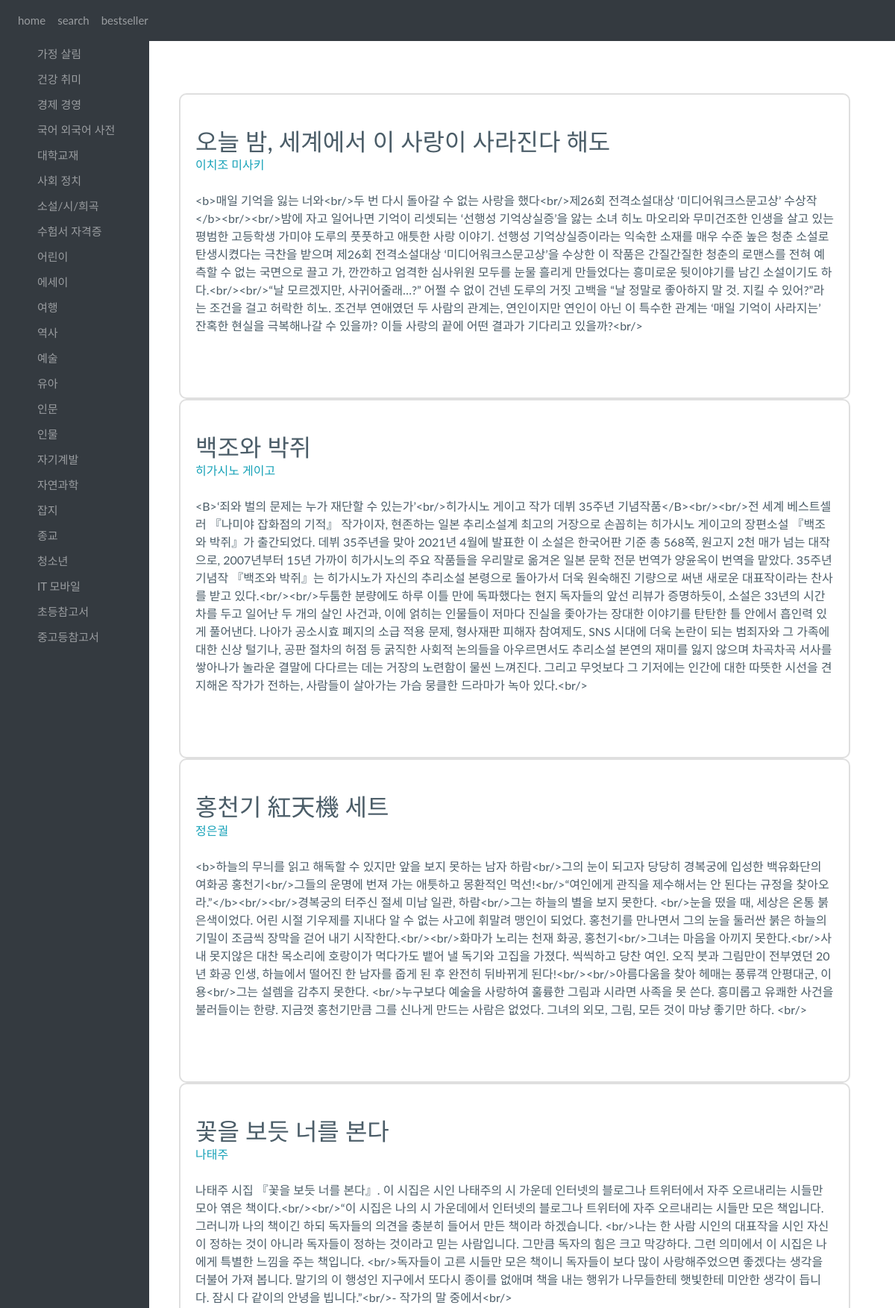
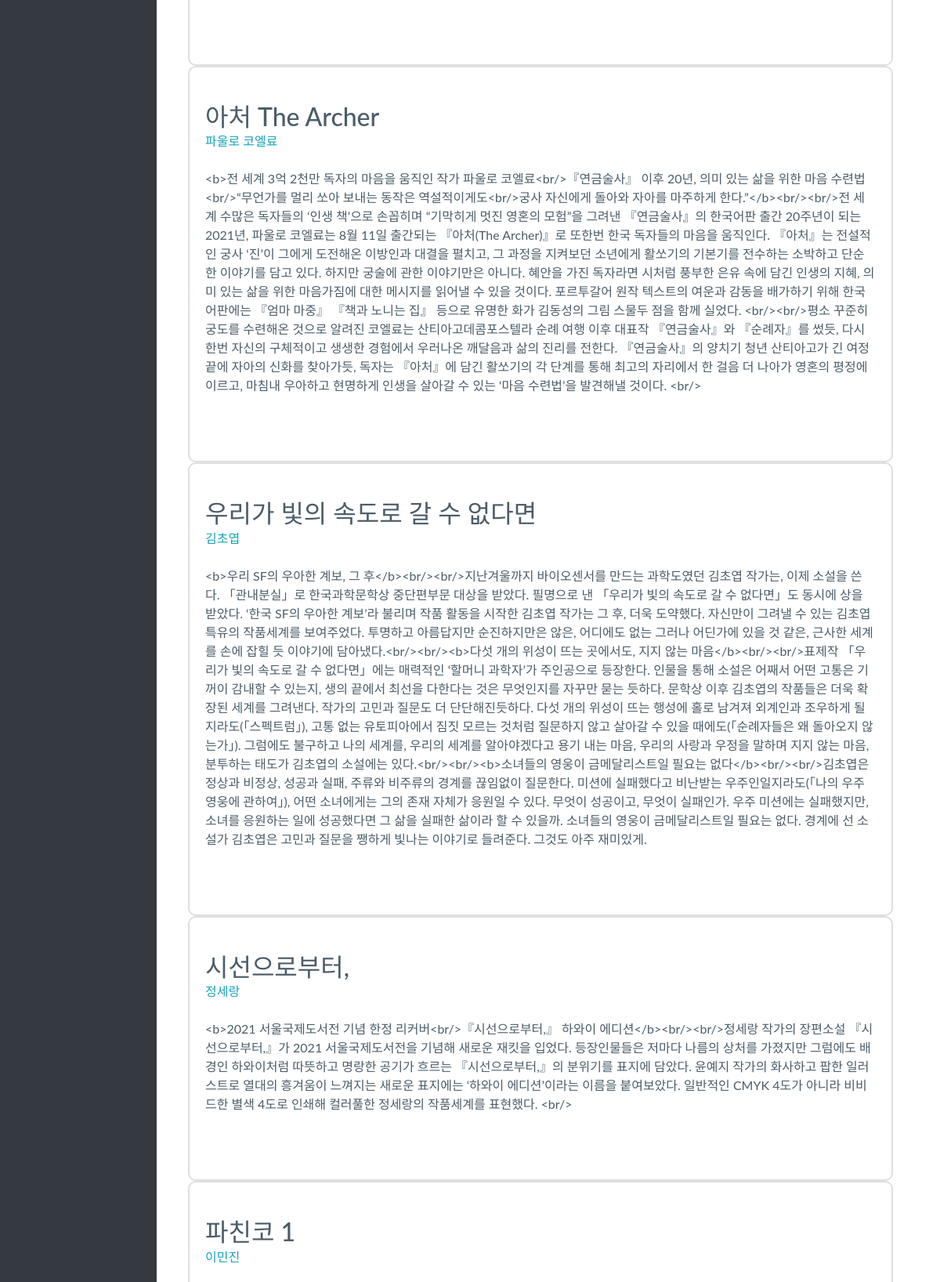
The app's page /category/001001046 (upper part) with its own data (2 pictures, top to bottom).
### category/models.py (models this page shows)
class CategorySeven(models.Model):
    name = models.CharField(max_length=100)
    author = models.CharField(max_length=100)
    description = models.TextField()

### category/views.py (the view)
# urls.py: path('category/001001046', category.views.seven, name='seven'),
def seven(request):
    novels = CategorySeven.objects
    return render(request, 'category/category7.html', {'novel': novels})

### category/templates/category/category7.html (shortened to what this page needs)
{% extends 'category/base.html' %}
{% block content %}
<body>
 {% for novel in novel.all%}
    <div class="col-md-4 mb-3 mb-md-0">
        <div class="card h-100 py-3">
          <div class="card-body my-2">
            <div class="d-flex align-items-center">
              <div class="flex-1 align-items-center">
                <h2 class="mb-0 fs--1 text-1000 fw-medium">{{novel.name}}</h2>
                <p class="fs--2 fw-normal text-info mb-0">{{novel.author}}</p><br/>
              </div>
            </div>
            <p class="card-text ps-7 ps-md-0 ps-xl-7 pt-md-4 pt-lg-3 pt-xl-0">{{novel.description}}</p><br/>
          </div>
        </div>
    </div>
{%endfor%}
</body>
{% endblock  %}

### category/templates/category/base.html (style rules this page uses)
body { margin: 0px; background-color: #F0EDCC; }

### category/templates/category/category7.html (style rules this page uses)
.card { border: 0; }
.py-3 { padding-top: 1rem !important; padding-bottom: 1rem !important; }
.h-100 { height: 100% !important; width: 75vw !important; }
.card { position: relative; display: -webkit-box; display: -ms-flexbox; display: flex; -webkit-box-orient: vertical; -webkit-box-direction: normal; -ms-flex-direction: column; flex-direction: column; min-width: 0; word-wrap: break-word; background-color: #fff; background-clip: border-box; border: 2px solid rgba(0,0,0,0.125); border-radius: .625rem; }
body { -webkit-font-smoothing: antialiased; -moz-osx-font-smoothing: grayscale; position: relative; }
body { margin: 0; font-family: "Lato",-apple-system,BlinkMacSystemFont,"Segoe UI","Helvetica Neue",Arial,sans-serif,"Apple Color Emoji","Segoe UI Emoji","Segoe UI Symbol"; font-size: 1rem; font-weight: 400; line-height: 1.5; color: #4B5D68; background-color: #fff; -webkit-text-size-adjust: 100%; -webkit-tap-highlight-color: rgba(0,0,0,0); }
:root { --bs-blue: #5F37EF; --bs-indigo: #727cf5; --bs-purple: #9C69E2; --bs-pink: #F063B8; --bs-red: #EF4358; --bs-orange: #F56538; --bs-yellow: #FFBA49; --bs-green: #68C9BA; --bs-teal: #299EF3; --bs-cyan: #38B0F5; --bs-white: #fff; --bs-gray: #94A2B3; --bs-gray-dark: #4B5D68; --bs-primary: #5F37EF; --bs-secondary: #299EF3; --bs-success: #68C9BA; --bs-info: #9C69E2; --bs-warning: #FFBA49; --bs-danger: #F063B8; --bs-light: #f9fafd; --bs-dark: #0b1727; --bs-font-sans-serif: "Lato", "Poppins", -apple-system, BlinkMacSystemFont, "Segoe UI", "Helvetica Neue", Arial, sans-serif, "Apple Color Emoji", "Segoe UI Emoji", "Segoe UI Symbol"; --bs-font-monospace: "SFMono-Regular", Menlo, Monaco, Consolas, "Liberation Mono", "Courier New", monospace; --bs-gradient: linear-gradient(180deg, rgba(255,255,255,0.15), rgba(255,255,255,0)); }

### records on screen
CategorySeven: name "오늘 밤, 세계에서 이 사랑이 사라진다 해도", author "이치조 미사키", description "<b>매일 기억을 잃는 너와<br/>두 번 다시 돌아갈 수 없는 사랑을 했다<br/>제26회 전격소설대상 ‘미디어워크스문고상’ 수상작</b><br/><br/>밤에 자고 일어나면 기억이 리셋되는 ‘선행성 기억상실증’을 앓는 소녀 히노 마오리와 무미건조한 인생을 살고 있는 평범한 고등학생 가미야 도루의 풋풋하고 애틋한 사랑 이야기. 선행성 기억상실증이라는 익숙한 소재를 매우 수준 높은 청춘 소설로 탄생시켰다는 극찬을 받으며 제26회 전격소설대상 ‘미디어워크스문고상’을 수상한 이 작품은 간질간질한 청춘의 로맨스를 전혀 예측할 수 없는 국면으로 끌고 가, 깐깐하고 엄격한 심사위원 모두를 눈물 흘리게 만들었다는 흥미로운 뒷이야기를 남긴 소설이기도 하다.<br/><br/>“날 모르겠지만, 사귀어줄래…?” 어쩔 수 없이 건넨 도루의 거짓 고백을 “날 정말로 좋아하지 말 것. 지킬 수 있어?”라는 조건을 걸고 허락한 히노. 조건부 연애였던 두 사람의 관계는, 연인이지만 연인이 아닌 이 특수한 관계는 ‘매일 기억이 사라지는’ 잔혹한 현실을 극복해나갈 수 있을까? 이들 사랑의 끝에 어떤 결과가 기다리고 있을까?<br/>"
CategorySeven: name "백조와 박쥐", author "히가시노 게이고", description "<B>‘죄와 벌의 문제는 누가 재단할 수 있는가’<br/>히가시노 게이고 작가 데뷔 35주년 기념작품</B><br/><br/>전 세계 베스트셀러 『나미야 잡화점의 기적』 작가이자, 현존하는 일본 추리소설계 최고의 거장으로 손꼽히는 히가시노 게이고의 장편소설 『백조와 박쥐』가 출간되었다. 데뷔 35주년을 맞아 2021년 4월에 발표한 이 소설은 한국어판 기준 총 568쪽, 원고지 2천 매가 넘는 대작으로, 2007년부터 15년 가까이 히가시노의 주요 작품들을 우리말로 옮겨온 일본 문학 전문 번역가 양윤옥이 번역을 맡았다. 35주년 기념작 『백조와 박쥐』는 히가시노가 자신의 추리소설 본령으로 돌아가서 더욱 원숙해진 기량으로 써낸 새로운 대표작이라는 찬사를 받고 있다.<br/><br/>두툼한 분량에도 하루 이틀 만에 독파했다는 현지 독자들의 앞선 리뷰가 증명하듯이, 소설은 33년의 시간차를 두고 일어난 두 개의 살인 사건과, 이에 얽히는 인물들이 저마다 진실을 좇아가는 장대한 이야기를 탄탄한 틀 안에서 흡인력 있게 풀어낸다. 나아가 공소시효 폐지의 소급 적용 문제, 형사재판 피해자 참여제도, SNS 시대에 더욱 논란이 되는 범죄자와 그 가족에 대한 신상 털기나, 공판 절차의 허점 등 굵직한 사회적 논의들을 아우르면서도 추리소설 본연의 재미를 잃지 않으며 차곡차곡 서사를 쌓아나가 놀라운 결말에 다다르는 데는 거장의 노련함이 물씬 느껴진다.…"
CategorySeven: name "홍천기 紅天機 세트", author "정은궐", description "<b>하늘의 무늬를 읽고 해독할 수 있지만 앞을 보지 못하는 남자 하람<br/>그의 눈이 되고자 당당히 경복궁에 입성한 백유화단의 여화공 홍천기<br/>그들의 운명에 번져 가는 애틋하고 몽환적인 먹선!<br/>“여인에게 관직을 제수해서는 안 된다는 규정을 찾아오라.”</b><br/><br/>경복궁의 터주신 절세 미남 일관, 하람<br/>그는 하늘의 별을 보지 못한다. <br/>눈을 떴을 때, 세상은 온통 붉은색이었다. 어린 시절 기우제를 지내다 알 수 없는 사고에 휘말려 맹인이 되었다. 홍천기를 만나면서 그의 눈을 둘러싼 붉은 하늘의 기밀이 조금씩 장막을 걷어 내기 시작한다.<br/><br/>화마가 노리는 천재 화공, 홍천기<br/>그녀는 마음을 아끼지 못한다.<br/>사내 못지않은 대찬 목소리에 호랑이가 먹다가도 뱉어 낼 독기와 고집을 가졌다. 씩씩하고 당찬 여인. 오직 붓과 그림만이 전부였던 20년 화공 인생, 하늘에서 떨어진 한 남자를 줍게 된 후 완전히 뒤바뀌게 된다!<br/><br/>아름다움을 찾아 헤매는 풍류객 안평대군, 이용<br/>그는 설렘을 감추지 못한다. <br/>누구보다 예술을 사랑하여 훌륭한 그림과 시라면 사족을 못 쓴다. 흥미롭고 유쾌한 사건을 불러들이는 한량. 지금껏 홍천기만큼 그를 신나게 만드는 사람은 없었다. 그녀의 외모, 그림, 모든 것이 마냥 좋기만 하다. <br/>"
CategorySeven: name "꽃을 보듯 너를 본다", author "나태주", description "나태주 시집 『꽃을 보듯 너를 본다』. 이 시집은 시인 나태주의 시 가운데 인터넷의 블로그나 트위터에서 자주 오르내리는 시들만 모아 엮은 책이다.<br/><br/>“이 시집은 나의 시 가운데에서 인터넷의 블로그나 트위터에 자주 오르내리는 시들만 모은 책입니다. 그러니까 나의 책이긴 하되 독자들의 의견을 충분히 들어서 만든 책이라 하겠습니다. <br/>나는 한 사람 시인의 대표작을 시인 자신이 정하는 것이 아니라 독자들이 정하는 것이라고 믿는 사람입니다. 그만큼 독자의 힘은 크고 막강하다. 그런 의미에서 이 시집은 나에게 특별한 느낌을 주는 책입니다. <br/>독자들이 고른 시들만 모은 책이니 독자들이 보다 많이 사랑해주었으면 좋겠다는 생각을 더불어 가져 봅니다. 말기의 이 행성인 지구에서 또다시 종이를 없애며 책을 내는 행위가 나무들한테 햇빛한테 미안한 생각이 듭니다. 잠시 다 같이의 안녕을 빕니다.”<br/>- 작가의 말 중에서<br/>"
CategorySeven: name "아처 The Archer", author "파울로 코엘료", description "<b>전 세계 3억 2천만 독자의 마음을 움직인 작가 파울로 코엘료<br/>『연금술사』 이후 20년, 의미 있는 삶을 위한 마음 수련법 <br/>“무언가를 멀리 쏘아 보내는 동작은 역설적이게도<br/>궁사 자신에게 돌아와 자아를 마주하게 한다.”</b><br/><br/>전 세계 수많은 독자들의 ‘인생 책’으로 손꼽히며 “기막히게 멋진 영혼의 모험”을 그려낸 『연금술사』의 한국어판 출간 20주년이 되는 2021년, 파울로 코엘료는 8월 11일 출간되는 『아처(The Archer)』로 또한번 한국 독자들의 마음을 움직인다. 『아처』는 전설적인 궁사 ‘진’이 그에게 도전해온 이방인과 대결을 펼치고, 그 과정을 지켜보던 소년에게 활쏘기의 기본기를 전수하는 소박하고 단순한 이야기를 담고 있다. 하지만 궁술에 관한 이야기만은 아니다. 혜안을 가진 독자라면 시처럼 풍부한 은유 속에 담긴 인생의 지혜, 의미 있는 삶을 위한 마음가짐에 대한 메시지를 읽어낼 수 있을 것이다. 포르투갈어 원작 텍스트의 여운과 감동을 배가하기 위해 한국어판에는 『엄마 마중』 『책과 노니는 집』 등으로 유명한 화가 김동성의 그림 스물두 점을 함께 실었다. <br/><br/>평소 꾸준히 궁도를 수련해온 것으로 알려진 코엘료는 산티아고데콤포스텔라 순례 여행 이후 대표작 『연금술사』와 『순례자』를 썼듯, 다시 한번 자신의 구체적이고 생생한 경험에서 우러나온 깨달음과 삶의…"
CategorySeven: name "우리가 빛의 속도로 갈 수 없다면", author "김초엽", description "<b>우리 SF의 우아한 계보, 그 후</b><br/><br/>지난겨울까지 바이오센서를 만드는 과학도였던 김초엽 작가는, 이제 소설을 쓴다. 「관내분실」로 한국과학문학상 중단편부문 대상을 받았다. 필명으로 낸 「우리가 빛의 속도로 갈 수 없다면」도 동시에 상을 받았다. ‘한국 SF의 우아한 계보’라 불리며 작품 활동을 시작한 김초엽 작가는 그 후, 더욱 도약했다. 자신만이 그려낼 수 있는 김초엽 특유의 작품세계를 보여주었다. 투명하고 아름답지만 순진하지만은 않은, 어디에도 없는 그러나 어딘가에 있을 것 같은, 근사한 세계를 손에 잡힐 듯 이야기에 담아냈다.<br/><br/><b>다섯 개의 위성이 뜨는 곳에서도, 지지 않는 마음</b><br/><br/>표제작 「우리가 빛의 속도로 갈 수 없다면」에는 매력적인 ‘할머니 과학자’가 주인공으로 등장한다. 인물을 통해 소설은 어째서 어떤 고통은 기꺼이 감내할 수 있는지, 생의 끝에서 최선을 다한다는 것은 무엇인지를 자꾸만 묻는 듯하다. 문학상 이후 김초엽의 작품들은 더욱 확장된 세계를 그려낸다. 작가의 고민과 질문도 더 단단해진듯하다. 다섯 개의 위성이 뜨는 행성에 홀로 남겨져 외계인과 조우하게 될지라도(「스펙트럼」), 고통 없는 유토피아에서 짐짓 모르는 것처럼 질문하지 않고 살아갈 수 있을 때에도(「순례자들은 왜 돌아오지 않는가」). 그럼에도 불구하고 나의 세계를, 우리의 세계를…"
CategorySeven: name "시선으로부터,", author "정세랑", description "<b>2021 서울국제도서전 기념 한정 리커버<br/>『시선으로부터,』 하와이 에디션</b><br/><br/>정세랑 작가의 장편소설 『시선으로부터,』가 2021 서울국제도서전을 기념해 새로운 재킷을 입었다. 등장인물들은 저마다 나름의 상처를 가졌지만 그럼에도 배경인 하와이처럼 따뜻하고 명랑한 공기가 흐르는 『시선으로부터,』의 분위기를 표지에 담았다. 윤예지 작가의 화사하고 팝한 일러스트로 열대의 흥겨움이 느껴지는 새로운 표지에는 ‘하와이 에디션’이라는 이름을 붙여보았다. 일반적인 CMYK 4도가 아니라 비비드한 별색 4도로 인쇄해 컬러풀한 정세랑의 작품세계를 표현했다. <br/>"
CategorySeven: name "파친코 1", author "이민진"
